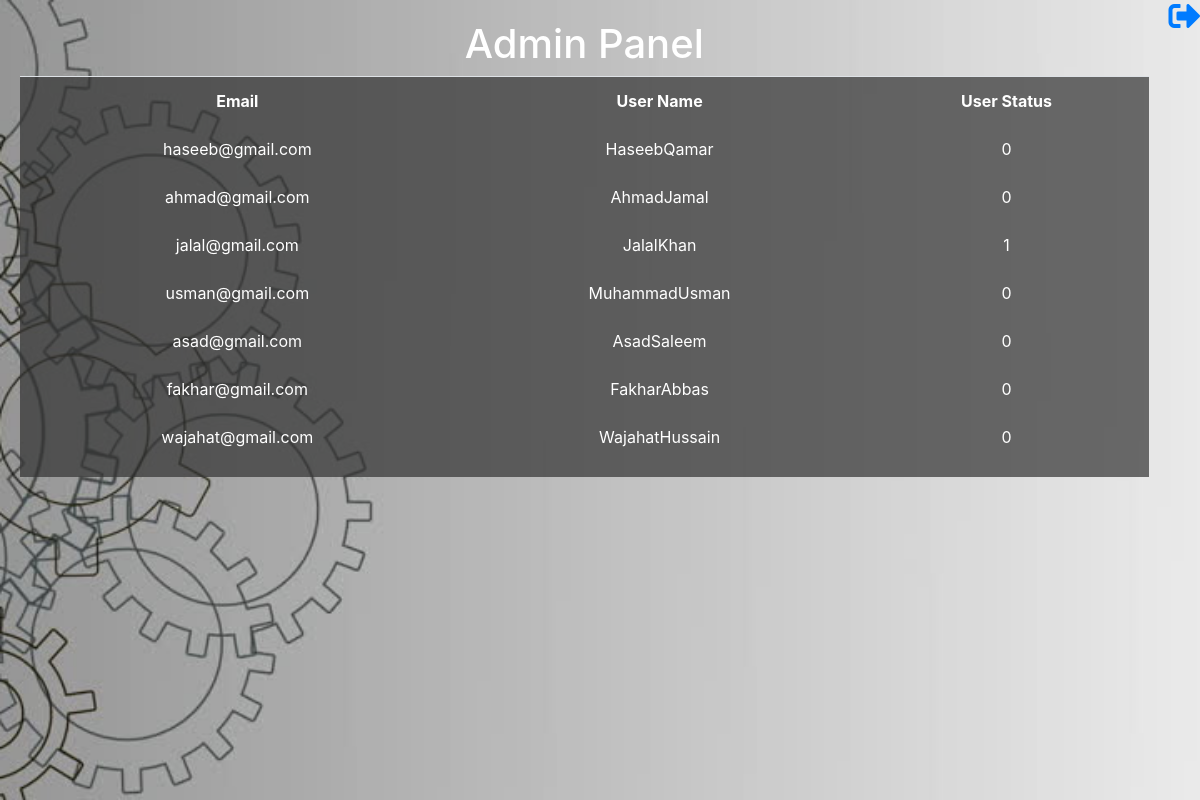
The app's page /admin_ban.php with its own data.
### tables this page shows
CREATE TABLE `users` (
  `uid` int(11) NOT NULL,
  `username` varchar(20) NOT NULL,
  `email` varchar(50) NOT NULL,
  `password` varchar(20) NOT NULL,
  `avatar` varchar(100) NOT NULL DEFAULT '0',
  `status` int(12) NOT NULL DEFAULT '0'
);

### admin_ban.php (the view, shortened to what this page needs)
<!DOCTYPE html>
<html lang="en" dir="ltr">
  <head>
    <link rel="stylesheet" href="https://use.fontawesome.com/releases/v5.4.1/css/all.css">
    <link rel="stylesheet" href="css/bootstrap.css">
    <link rel="stylesheet" href="admin_dash.css">
  </head>
  <body>
    <div class="bg">
      <div class="logout">
        <a href="index.php" title="Logout"><i class="fas fa-sign-out-alt fa-2x"></i></a>
      </div>
      <div class="container-fluid">
        <div class="row">
          <div class="col-sm-12">
            <div class="box text-center">
              <h1><a href="admin_dash.php">Admin Panel</a></h1>
              <?php
              include "connection.php";
              $sql = "SELECT * FROM users";
              $result = mysqli_query($conn,$sql );
              if ($result == TRUE) {
                echo "<div class='tablebg'><table class='table'>
                <tr><th>Email</th><th>User Name</th><th>User Status</th></tr>";
                while ($row = mysqli_fetch_assoc($result)) {
                  echo "
                  <tr>
                  <td>"
                  .$row['email']."</td><td>"
                  .$row['username']."</td><td><a href='script_ban.php?email=".$row['email']."&status=".$row['status']."'>"
                  .$row['status']."</a></td>
                  </tr>"
                  ;
                }
              }
              else {
                die($conn->error);
              }
              ?>
            </div>
          </div>
        </div>
      </div>
    </div>
  </body>
</html>

### admin_dash.css (style rules this page uses)
.col-sm-12, .row, .container-fluid, body, html { height: 100%; padding: 0px; margin: 0px; background: 1px dashed yellow; z-index: 1; }
.logout { position: relative; float :right; }
.box { padding: 20px; margin: 0 auto; height: 100%; }
.bg { background-image: url("assets/gears2.jpg"); background-repeat: no-repeat; background-position: center; background-size: cover; height: 100%; z-index: 2; }
.tablebg { background-color: rgba(50,50,50,.7); max-height: 80%; overflow-y: auto; color: white; }
h1 a,td a { color: white; }
.table td { border: none; }

### records on screen
users: email "haseeb@gmail.com", username "HaseebQamar", status "0"
users: email "ahmad@gmail.com", username "AhmadJamal", status "0"
users: email "jalal@gmail.com", username "JalalKhan", status "1"
users: email "usman@gmail.com", username "MuhammadUsman", status "0"
users: email "asad@gmail.com", username "AsadSaleem", status "0"
users: email "fakhar@gmail.com", username "FakharAbbas", status "0"
users: email "wajahat@gmail.com", username "WajahatHussain", status "0"
